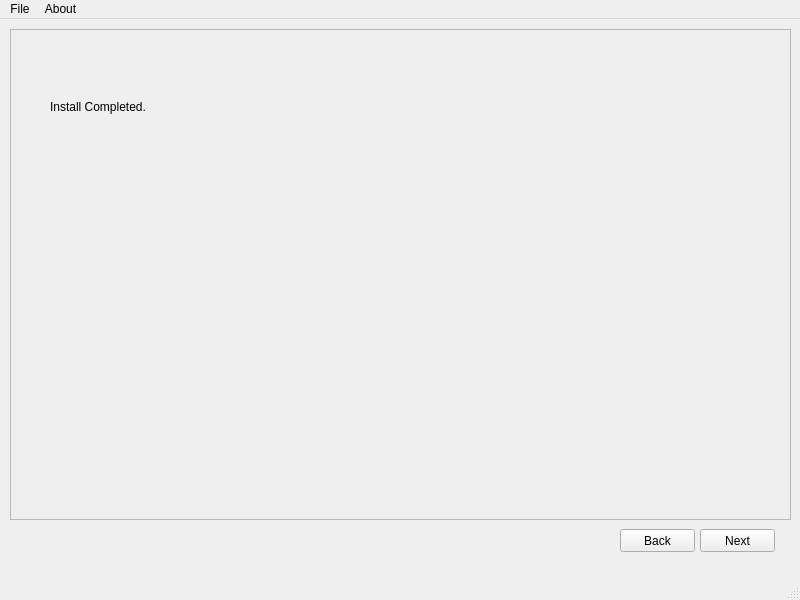
<?xml version="1.0" encoding="UTF-8"?>
<ui version="4.0">
 <class>MainWindow</class>
 <widget class="QMainWindow" name="MainWindow">
  <property name="geometry">
   <rect>
    <x>0</x>
    <y>0</y>
    <width>800</width>
    <height>600</height>
   </rect>
  </property>
  <property name="minimumSize">
   <size>
    <width>800</width>
    <height>600</height>
   </size>
  </property>
  <property name="maximumSize">
   <size>
    <width>800</width>
    <height>600</height>
   </size>
  </property>
  <property name="windowTitle">
   <string>MainWindow</string>
  </property>
  <widget class="QWidget" name="centralwidget">
   <widget class="QPushButton" name="pushButton">
    <property name="geometry">
     <rect>
      <x>700</x>
      <y>510</y>
      <width>75</width>
      <height>23</height>
     </rect>
    </property>
    <property name="text">
     <string>Next</string>
    </property>
   </widget>
   <widget class="QPushButton" name="pushButton_2">
    <property name="geometry">
     <rect>
      <x>620</x>
      <y>510</y>
      <width>75</width>
      <height>23</height>
     </rect>
    </property>
    <property name="text">
     <string>Back</string>
    </property>
   </widget>
   <widget class="QFrame" name="frame">
    <property name="geometry">
     <rect>
      <x>10</x>
      <y>10</y>
      <width>781</width>
      <height>491</height>
     </rect>
    </property>
    <property name="frameShape">
     <enum>QFrame::StyledPanel</enum>
    </property>
    <property name="frameShadow">
     <enum>QFrame::Raised</enum>
    </property>
    <widget class="QStackedWidget" name="stackedWidget">
     <property name="geometry">
      <rect>
       <x>10</x>
       <y>10</y>
       <width>761</width>
       <height>471</height>
      </rect>
     </property>
     <property name="currentIndex">
      <number>3</number>
     </property>
     <widget class="QWidget" name="page">
      <widget class="QGraphicsView" name="WelcomePage">
       <property name="geometry">
        <rect>
         <x>0</x>
         <y>0</y>
         <width>761</width>
         <height>471</height>
        </rect>
       </property>
      </widget>
     </widget>
     <widget class="QWidget" name="page_2">
      <widget class="QTextBrowser" name="textBrowser">
       <property name="geometry">
        <rect>
         <x>10</x>
         <y>10</y>
         <width>741</width>
         <height>431</height>
        </rect>
       </property>
      </widget>
      <widget class="QCheckBox" name="checkBox">
       <property name="geometry">
        <rect>
         <x>680</x>
         <y>450</y>
         <width>71</width>
         <height>18</height>
        </rect>
       </property>
       <property name="text">
        <string>Agree</string>
       </property>
      </widget>
     </widget>
     <widget class="QWidget" name="page_3">
      <widget class="QPushButton" name="pushButton_3">
       <property name="geometry">
        <rect>
         <x>460</x>
         <y>90</y>
         <width>75</width>
         <height>23</height>
        </rect>
       </property>
       <property name="text">
        <string>Change</string>
       </property>
      </widget>
      <widget class="QPushButton" name="pushButton_4">
       <property name="geometry">
        <rect>
         <x>460</x>
         <y>130</y>
         <width>75</width>
         <height>23</height>
        </rect>
       </property>
       <property name="text">
        <string>Change</string>
       </property>
      </widget>
      <widget class="QLineEdit" name="lineEdit">
       <property name="geometry">
        <rect>
         <x>210</x>
         <y>90</y>
         <width>231</width>
         <height>20</height>
        </rect>
       </property>
      </widget>
      <widget class="QLineEdit" name="lineEdit_2">
       <property name="geometry">
        <rect>
         <x>210</x>
         <y>130</y>
         <width>231</width>
         <height>20</height>
        </rect>
       </property>
      </widget>
      <widget class="QLabel" name="label">
       <property name="geometry">
        <rect>
         <x>40</x>
         <y>30</y>
         <width>81</width>
         <height>16</height>
        </rect>
       </property>
       <property name="text">
        <string>Install Locations</string>
       </property>
      </widget>
      <widget class="QLabel" name="label_2">
       <property name="geometry">
        <rect>
         <x>120</x>
         <y>90</y>
         <width>81</width>
         <height>16</height>
        </rect>
       </property>
       <property name="text">
        <string>Data Directory</string>
       </property>
      </widget>
      <widget class="QLabel" name="label_3">
       <property name="geometry">
        <rect>
         <x>120</x>
         <y>130</y>
         <width>81</width>
         <height>16</height>
        </rect>
       </property>
       <property name="text">
        <string>Binary Directory</string>
       </property>
      </widget>
     </widget>
     <widget class="QWidget" name="page_4">
      <widget class="QLabel" name="label_4">
       <property name="geometry">
        <rect>
         <x>30</x>
         <y>60</y>
         <width>141</width>
         <height>16</height>
        </rect>
       </property>
       <property name="text">
        <string>Install Completed.</string>
       </property>
      </widget>
     </widget>
    </widget>
   </widget>
  </widget>
  <widget class="QMenuBar" name="menubar">
   <property name="geometry">
    <rect>
     <x>0</x>
     <y>0</y>
     <width>800</width>
     <height>18</height>
    </rect>
   </property>
   <widget class="QMenu" name="menuPaintown_Installer">
    <property name="title">
     <string>File</string>
    </property>
    <addaction name="actionExit"/>
   </widget>
   <widget class="QMenu" name="menuAbout">
    <property name="title">
     <string>About</string>
    </property>
   </widget>
   <addaction name="menuPaintown_Installer"/>
   <addaction name="menuAbout"/>
  </widget>
  <widget class="QStatusBar" name="statusbar"/>
  <action name="actionExit">
   <property name="text">
    <string>Exit</string>
   </property>
  </action>
 </widget>
 <resources/>
 <connections/>
</ui>
